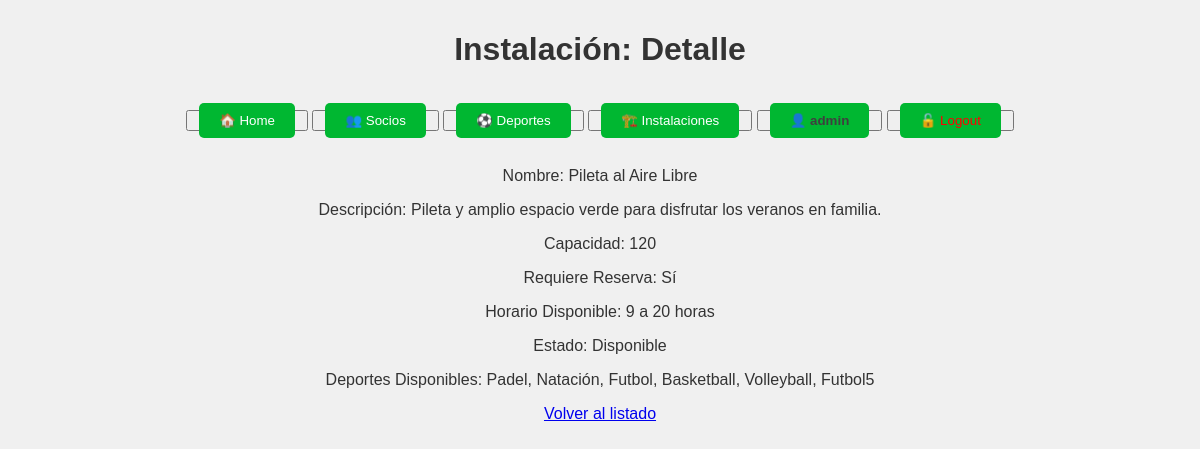
Page /instalaciones/2/ (signed in) on the committed database.
### club/models.py (models this page shows, shortened)
class Instalacion(models.Model):
    nombre = models.CharField(max_length=100)
    descripcion = models.TextField(blank=True, null=True)
    capacidad = models.IntegerField()
    necesita_reserva = models.BooleanField(default=False)
    horario_disponible = models.CharField(max_length=100, blank=True, null=True)
    disponible = models.BooleanField(default=True)

class Deporte(models.Model):
    instalaciones = models.ManyToManyField('Instalacion', related_name='deportes')
    nombre = models.CharField(max_length=100, unique=True)
    descripcion = models.TextField(blank=True, null=True)
    cuota_mensual = models.DecimalField(max_digits=8, decimal_places=2, help_text="Cuota mensual para participar en este deporte.")
    disponible = models.BooleanField(default=True)

### club/views.py (the view)
# urls.py: path('instalaciones/<int:pk>/', InstalacionDetailView.as_view(), name='instalaciones_detail'),
class InstalacionDetailView(LoginRequiredMixin, DetailView):
    model = Instalacion
    template_name = 'club/instalaciones_detail.html'

### templates/club/instalaciones_detail.html
{% extends 'club/base.html' %}
{% block titulo %}
    Instalación: Detalle
{% endblock titulo %}
{% block main %}
    <p>Nombre: {{ object.nombre }}</p>
    <p>Descripción: {{ object.descripcion }}</p>
    <p>Capacidad: {{ object.capacidad }}</p>
    <p>Requiere Reserva: {{ object.necesita_reserva|yesno:"Sí,No" }}</p>
    <p>Horario Disponible: {{ object.horario_disponible }}</p>
    <p>Estado: {{ object.disponible|yesno:"Disponible,No Disponible" }}</p>
    <p>Deportes Disponibles: {% for deporte in object.deportes.all %} {{ deporte.nombre }}{% if not forloop.last %}, {% endif %}{% empty %} Ningún deporte asociado {% endfor %}</p>
    <a href="{% url 'instalaciones_list' %}">Volver al listado</a>
{% endblock %}

### templates/club/navbar.html (shortened to what this page needs)
    <button><a href="{% url 'index' %}">🏠 Home</a></button>
{% if user.is_authenticated %}
    <button><a href="{% url 'socio_list' %}">👥 Socios</a></button>
    <button><a href="{% url 'deporte_list' %}">⚽ Deportes</a></button>
    <button><a href="{% url 'instalaciones_list' %}">🏗️ Instalaciones</a></button>
    <button><a style="color: #3f3f3f; font-weight: bold" href="{% url 'profile' %}">👤 {{ user.username }}</a></button>
    <form action="{% url 'logout' %}" method="post" style="display: inline;">
        <button type="submit"><a style="color: #3f3f3f; color: red;">🔓 Logout</a></button>
    </form>
{% else %}
    <button><a style="color: #3f3f3f;" href="{% url 'login' %}">🔓 Login</a></button>
{% endif %}

### templates/club/base.html (style rules this page uses)
body { font-family: 'Arial', sans-serif; margin: 0; padding: 0; background: #f0f0f0; color: #333; }
nav a { color: white; background: #00b731; padding: 10px 20px; text-decoration: none; border-radius: 5px; margin: 5px; }

### rows in the picture
Instalacion: nombre "Pileta al Aire Libre", descripcion "Pileta y amplio espacio verde para disfrutar los veranos en familia.", capacidad "120", necesita_reserva "Sí", horario_disponible "9 a 20 horas", disponible "Disponible"
Deporte: nombre "Padel"
Deporte: nombre "Natación"
Deporte: nombre "Futbol"
Deporte: nombre "Basketball"
Deporte: nombre "Volleyball"
Deporte: nombre "Futbol5"

### other values in the picture
{{ user.username }} "admin"
